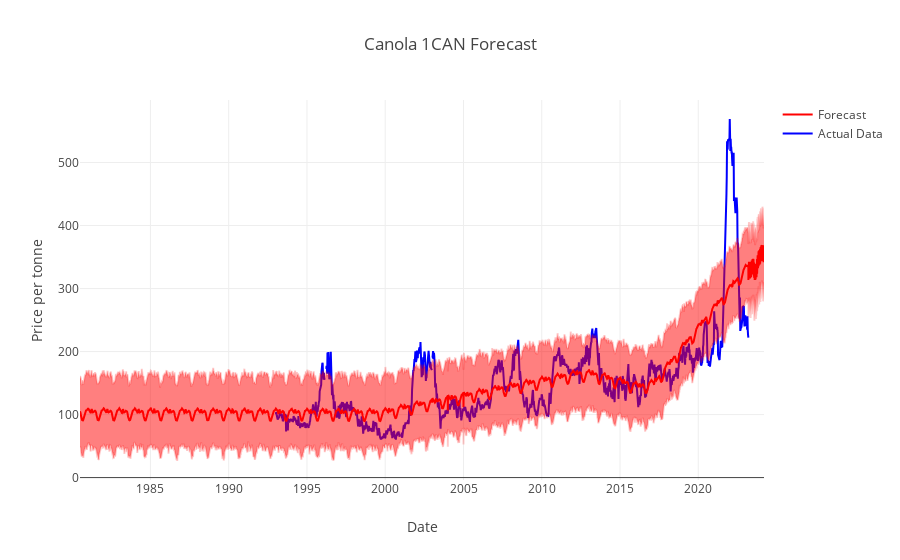

The cell this chart's notebook holds for it:
### Code cell
# Extract the relevant data from the forecast DataFrame
forecast_data = forecast[['ds', 'yhat', 'yhat_lower', 'yhat_upper']]

# Create a line plot for the actual data points
actual_data_trace = go.Scatter(
    x=data['ds'],
    y=data['y'],
    mode='lines',
    name='Actual Data',
    line=dict(color='blue')
)

# Create a line plot for the forecast data points
forecast_trace = go.Scatter(
    x=forecast_data['ds'],
    y=forecast_data['yhat'],
    mode='lines',
    name='Forecast',
    line=dict(color='red')
)

# Create uncertainty interval for the forecast
lower_bound_trace = go.Scatter(
    x=forecast_data['ds'],
    y=forecast_data['yhat_lower'],
    mode='lines',
    name='Lower Bound',
    line=dict(color='rgba(255,0,0,0.2)'),
    showlegend=False
)

upper_bound_trace = go.Scatter(
    x=forecast_data['ds'],
    y=forecast_data['yhat_upper'],
    mode='lines',
    name='Upper Bound',
    fill='tonexty',
    line=dict(color='rgba(255,0,0,0.2)'),
    showlegend=False
)

# Combine all traces and plot the figure
data_to_plot = [actual_data_trace, forecast_trace, lower_bound_trace, upper_bound_trace]
layout = go.Layout(title='Canola 1CAN Forecast', xaxis=dict(title='Date'), yaxis=dict(title='Price per tonne'))
fig = go.Figure(data=data_to_plot, layout=layout)
fig.show()

### Figure 1 — Plotly figure (JSON) as saved in the notebook; plotly's stock layout.template omitted (floating-point values rounded to 4 significant figures; data arrays with more than 128 entries replaced by an {"elided": "..."} marker saying what was removed)
{"data": [{"line": {"color": "blue"}, "mode": "lines", "name": "Actual Data", "type": "scatter", "x": {"elided": "2228 str values"}, "y": {"elided": "2228 float values"}}, {"line": {"color": "red"}, "mode": "lines", "name": "Forecast", "type": "scatter", "x": {"elided": "2593 str values"}, "y": {"elided": "2593 float values"}}, {"line": {"color": "rgba(255,0,0,0.2)"}, "mode": "lines", "name": "Lower Bound", "showlegend": false, "type": "scatter", "x": {"elided": "2593 str values"}, "y": {"elided": "2593 float values"}}, {"fill": "tonexty", "line": {"color": "rgba(255,0,0,0.2)"}, "mode": "lines", "name": "Upper Bound", "showlegend": false, "type": "scatter", "x": {"elided": "2593 str values"}, "y": {"elided": "2593 float values"}}], "layout": {"title": {"text": "Canola 1CAN Forecast"}, "xaxis": {"title": {"text": "Date"}}, "yaxis": {"title": {"text": "Price per tonne"}}}}
